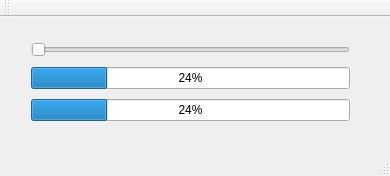
<?xml version="1.0" encoding="UTF-8"?>
<ui version="4.0">
 <class>MainWindow</class>
 <widget class="QMainWindow" name="MainWindow">
  <property name="geometry">
   <rect>
    <x>0</x>
    <y>0</y>
    <width>390</width>
    <height>176</height>
   </rect>
  </property>
  <property name="windowTitle">
   <string>MainWindow</string>
  </property>
  <widget class="QWidget" name="centralWidget">
   <widget class="QWidget" name="layoutWidget">
    <property name="geometry">
     <rect>
      <x>20</x>
      <y>10</y>
      <width>341</width>
      <height>111</height>
     </rect>
    </property>
    <layout class="QVBoxLayout" name="verticalLayout">
     <item>
      <widget class="QSlider" name="horizontalSlider">
       <property name="orientation">
        <enum>Qt::Horizontal</enum>
       </property>
      </widget>
     </item>
     <item>
      <widget class="QProgressBar" name="progressBar">
       <property name="value">
        <number>24</number>
       </property>
      </widget>
     </item>
     <item>
      <widget class="QProgressBar" name="progressBar_2">
       <property name="value">
        <number>24</number>
       </property>
      </widget>
     </item>
    </layout>
   </widget>
  </widget>
  <widget class="QMenuBar" name="menuBar">
   <property name="geometry">
    <rect>
     <x>0</x>
     <y>0</y>
     <width>390</width>
     <height>21</height>
    </rect>
   </property>
  </widget>
  <widget class="QToolBar" name="mainToolBar">
   <attribute name="toolBarArea">
    <enum>TopToolBarArea</enum>
   </attribute>
   <attribute name="toolBarBreak">
    <bool>false</bool>
   </attribute>
  </widget>
  <widget class="QStatusBar" name="statusBar"/>
 </widget>
 <layoutdefault spacing="6" margin="11"/>
 <tabstops>
  <tabstop>horizontalSlider</tabstop>
 </tabstops>
 <resources/>
 <connections/>
</ui>
